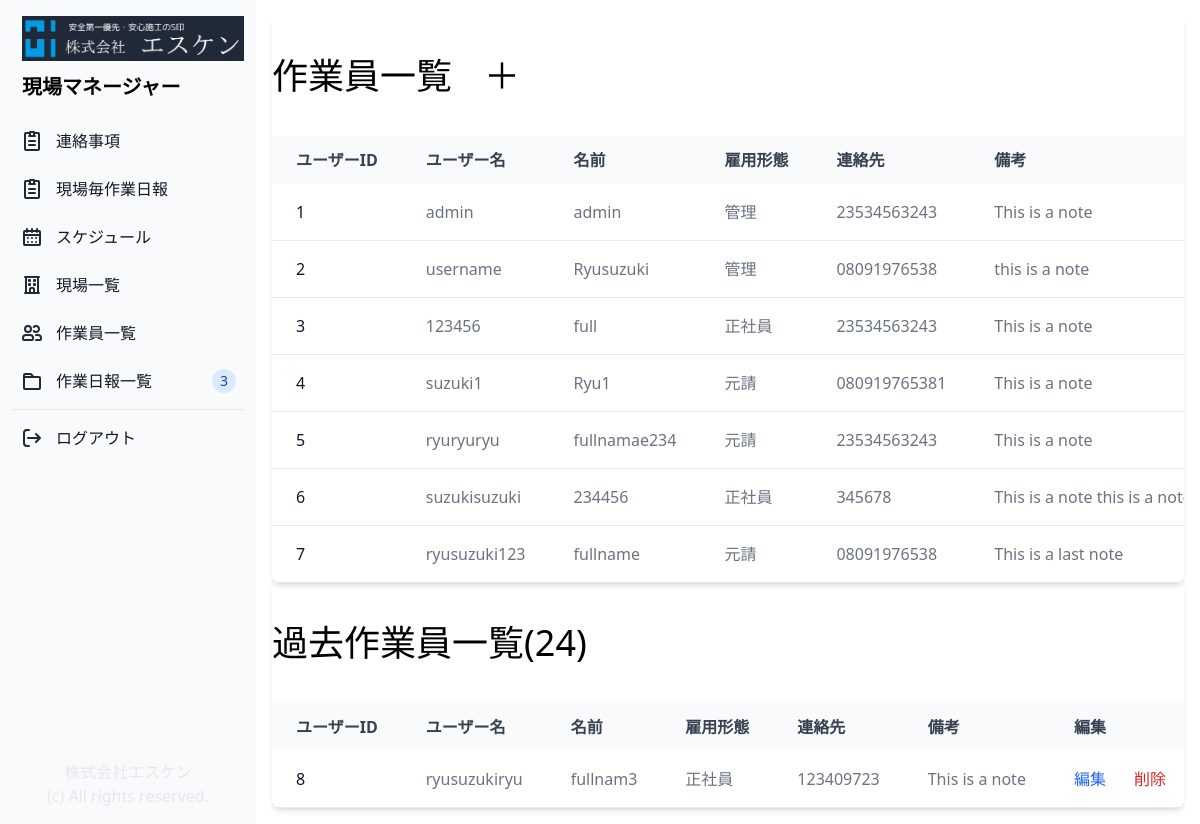
Screenshot of /user_list/ (signed in) with the database file from the repository.
### genba/models.py (models this page shows, shortened)
class Profile(models.Model):
    CONTRACT_TYPES = (
        ('元請', '元請'),
        ('正社員', '正社員'),
        ('管理', '管理'),
    )
    contract_type = models.CharField(max_length=50, choices=CONTRACT_TYPES, blank=True)
    user = models.OneToOneField(User, on_delete=models.CASCADE)
    fullname = models.CharField(max_length=20, blank=True)
    phone = models.CharField(max_length=20, blank=True)
    note = models.CharField(max_length=500, blank=True)
    is_active = models.BooleanField(default=True)
    created_at = models.DateTimeField(auto_now_add=True)
    updated_at = models.DateTimeField(auto_now=True)

### genba/views.py (the view)
# urls.py: path('user_list/', views.user_list, name="user_list"),
@login_required(login_url='/login_user/')
def user_list(request):
    profiles = Profile.objects.all()
    contract = request.user.profile.contract_type
    return render(request, "user_list.html", { "profiles": profiles, "contract": contract })

### genba/templates/user_list.html (shortened to what this page needs)
{% extends "base.html" %}
{% block content %}
<div class="p-4 sm:ml-64">
    <div class="relative overflow-x-auto shadow-md sm:rounded-lg">
        <div class="px-auto">
            <h1 class="text-4xl py-10">作業員一覧<a class="pl-8" href="{% url 'register_user' %}">＋</a>
            </h1>
        </div>
        <table class="w-full text-normal text-left rtl:text-right text-gray-500 dark:text-gray-400">
            <thead
                class="text-normal text-gray-700 uppercase bg-gray-50 whitespace-nowrap dark:bg-gray-700 dark:text-gray-400">
                <tr>
                    <th scope="col" class="px-6 py-3">
                        ユーザーID
                    </th>
                    <th scope="col" class="px-6 py-3">
                        ユーザー名
                    </th>
                    <th scope="col" class="px-6 py-3">
                        名前
                    </th>
                    <th scope="col" class="px-6 py-3">
                        雇用形態
                    </th>
                    <th scope="col" class="px-6 py-3">
                        連絡先
                    </th>
                    {% if contract == "管理" %}
                    <th scope="col" class="px-6 py-3">
                        備考
                    </th>
                    {% endif %}
                </tr>
            </thead>
            <tbody>
                {% for profile in profiles %}
                {% if profile.is_active == True %}
                <tr class="border-b">
                    <th scope="row" class="pl-6 pr-3 py-4 font-medium whitespace-nowrap text-gray-900">
                        <a href="#">
                            {{ profile.id }}
                        </a>
                    </th>
                    <td class="px-6 py-4 whitespace-nowrap">
                        {{ profile.user }}
                    </td>
                    <td class="px-6 py-4 whitespace-nowrap">
                        {{ profile.fullname }}
                    </td>
                    <td class="px-6 py-4 whitespace-nowrap">
                        {{ profile.contract_type }}
                    </td>
                    <td class="px-6 py-4 whitespace-nowrap">
                        {{ profile.phone }}
                    </td>
                    {% if contract == "管理" %}
                    <td class="px-6 py-4 whitespace-nowrap">
                        {{ profile.note }}
                    </td>
                    {% endif %}
                </tr>
                {% endif %}
                {% endfor %}
            </tbody>
        </table>
    </div>
    <div class="relative overflow-x-auto shadow-md sm:rounded-lg">
        <div class="px-auto">
            <h1 class="text-4xl py-10">過去作業員一覧(24)</h1>
        </div>
        <table class="w-full text-normal text-left rtl:text-right text-gray-500 dark:text-gray-400">
            <thead
                class="text-normal text-gray-700 uppercase bg-gray-50 whitespace-nowrap dark:bg-gray-700 dark:text-gray-400">
                <tr>
                    <th scope="col" class="px-6 py-3">
                        ユーザーID
                    </th>
                    <th scope="col" class="px-6 py-3">
                        ユーザー名
                    </th>
                    <th scope="col" class="px-6 py-3">
                        名前
                    </th>
                    <th scope="col" class="px-6 py-3">
                        雇用形態
                    </th>
                    <th scope="col" class="px-6 py-3">
                        連絡先
                    </th>
                    {% if contract == "管理" %}
                    <th scope="col" class="px-6 py-3">
                        備考
                    </th>
                    <th scope="col" class="px-6 py-3">
                        編集
                    </th>
                    {% endif %}
                </tr>
            </thead>
            <tbody>
                {% for profile in profiles %}
                {% if profile.is_active == False %}
                <tr class="border-b">
                    <th scope="row" class="pl-6 pr-3 py-4 font-medium whitespace-nowrap text-gray-900">
                        <a href="">
                            {{ profile.id }}
                        </a>
                    </th>
                    <td class="px-6 py-4 whitespace-nowrap">
                        {{ profile.user }}
                    </td>
                    <td class="px-6 py-4 whitespace-nowrap">
                        {{ profile.fullname }}
                    </td>
                    <td class="px-6 py-4 whitespace-nowrap">
                        {{ profile.contract_type }}
                    </td>
                    <td class="px-6 py-4 whitespace-nowrap">
                        {{ profile.phone }}
                    </td>
                    {% if contract == "管理" %}
                    <td class="px-6 py-4 whitespace-nowrap">
                        {{ profile.note }}
                    </td>
                    <td class="px-6 py-4 whitespace-nowrap">
                        <a href="{% url 'update_profile' profile.id %}"
                            class="font-medium text-blue-600 hover:underline">編集</a>
                        <a href="#" class="px-0 pl-6 font-medium text-red-600 hover:underline">削除</a>
                    </td>
                    {% endif %}
                </tr>
                {% endif %}
                {% endfor %}
            </tbody>
        </table>
    </div>
</div>
{% endblock content %}

### rows the page displays
Profile: id "1", user "admin", fullname "admin", contract_type "管理", phone "23534563243", note "This is a note"
Profile: id "2", user "username", fullname "Ryusuzuki", contract_type "管理", phone "08091976538", note "this is a note"
Profile: id "3", user "123456", fullname "full", contract_type "正社員", phone "23534563243", note "This is a note"
Profile: id "4", user "suzuki1", fullname "Ryu1", contract_type "元請", phone "080919765381", note "This is a note"
Profile: id "5", user "ryuryuryu", fullname "fullnamae234", contract_type "元請", phone "23534563243", note "This is a note"
Profile: id "6", user "suzukisuzuki", fullname "234456", contract_type "正社員", phone "345678", note "This is a note this is a…"
Profile: id "7", user "ryusuzuki123", fullname "fullname", contract_type "元請", phone "08091976538", note "This is a last note"
Profile: id "8", user "ryusuzukiryu", fullname "fullnam3", contract_type "正社員", phone "123409723", note "This is a note"
